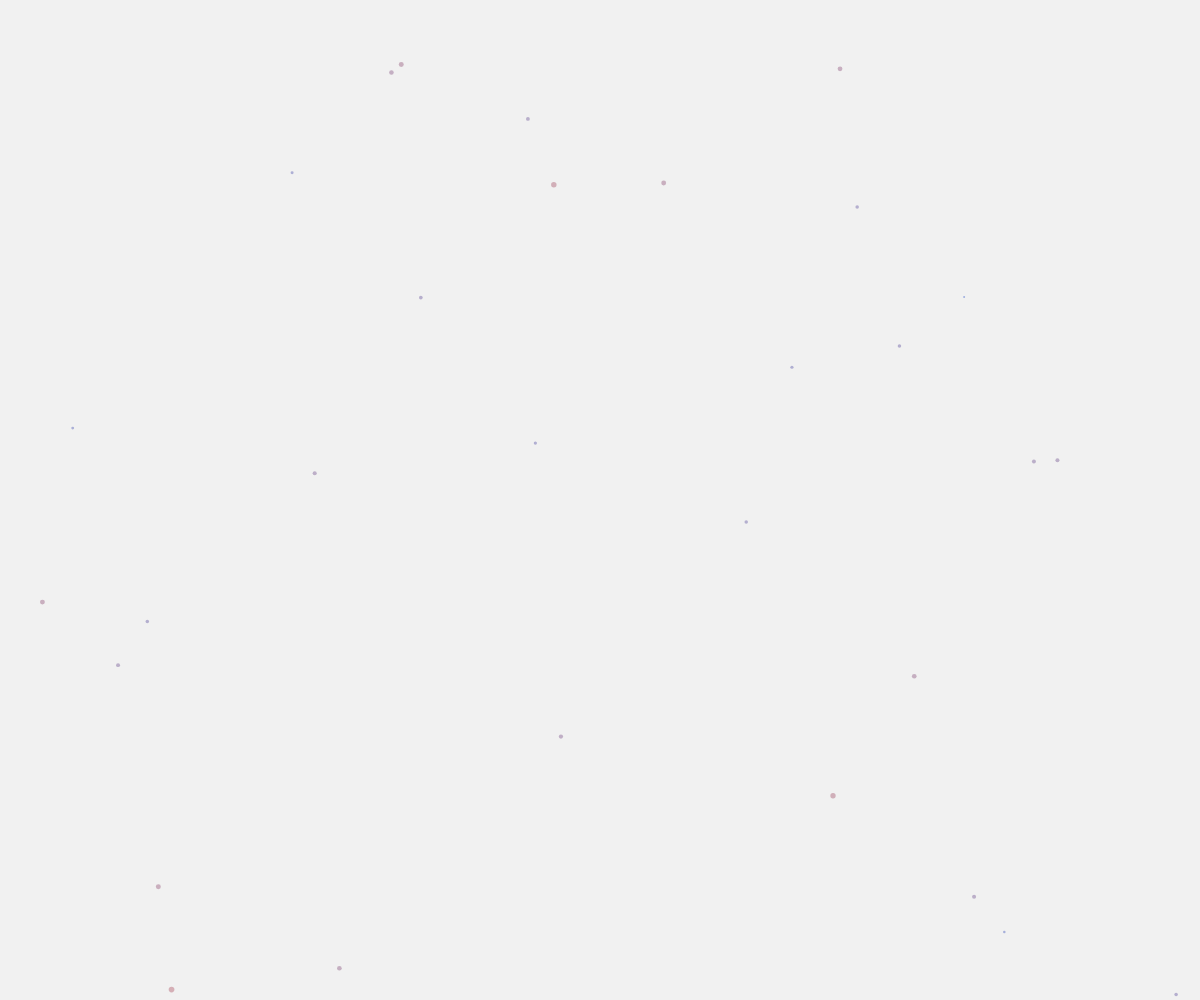
Frame 1 (no input)
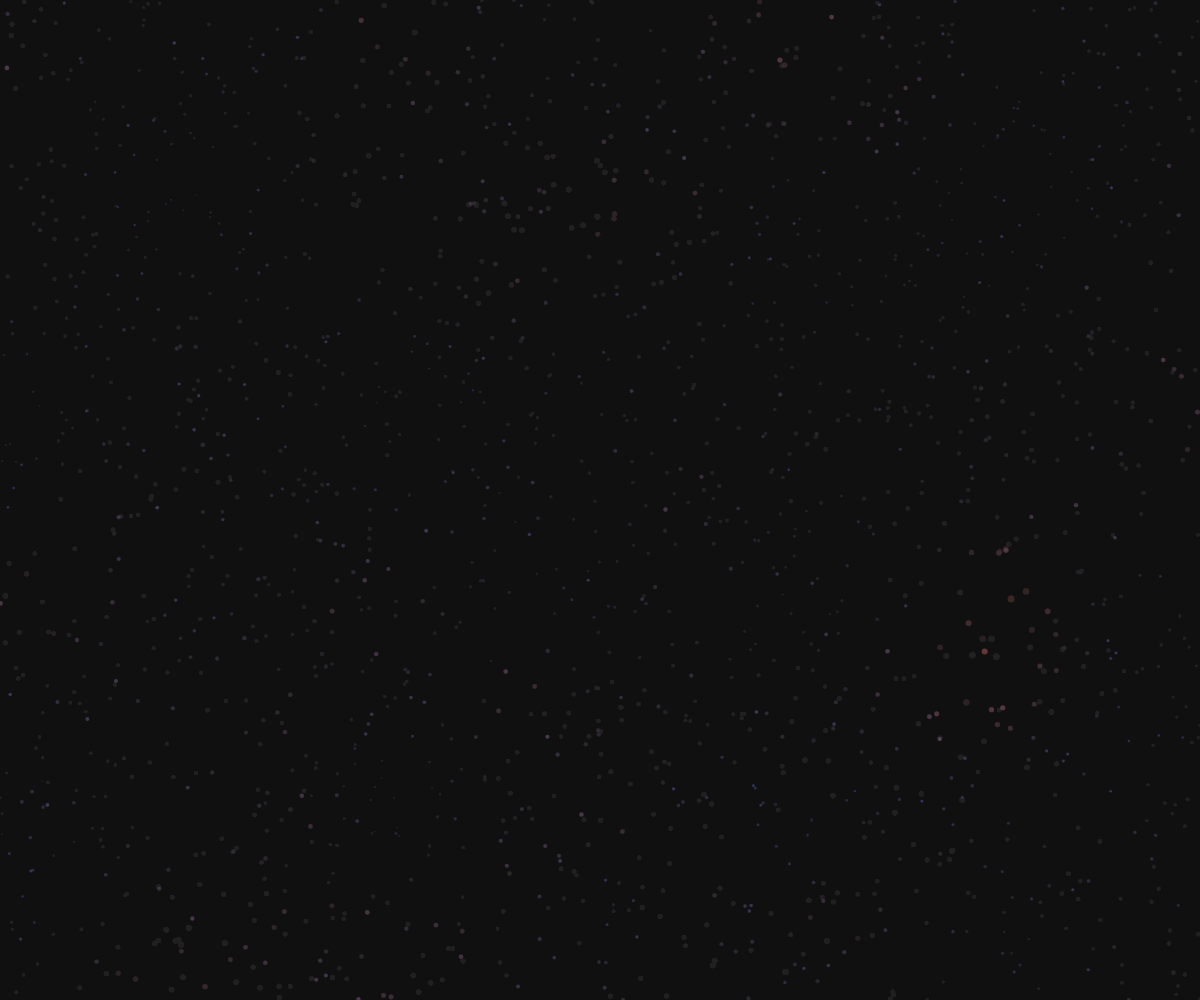
Frame 60 (no input)
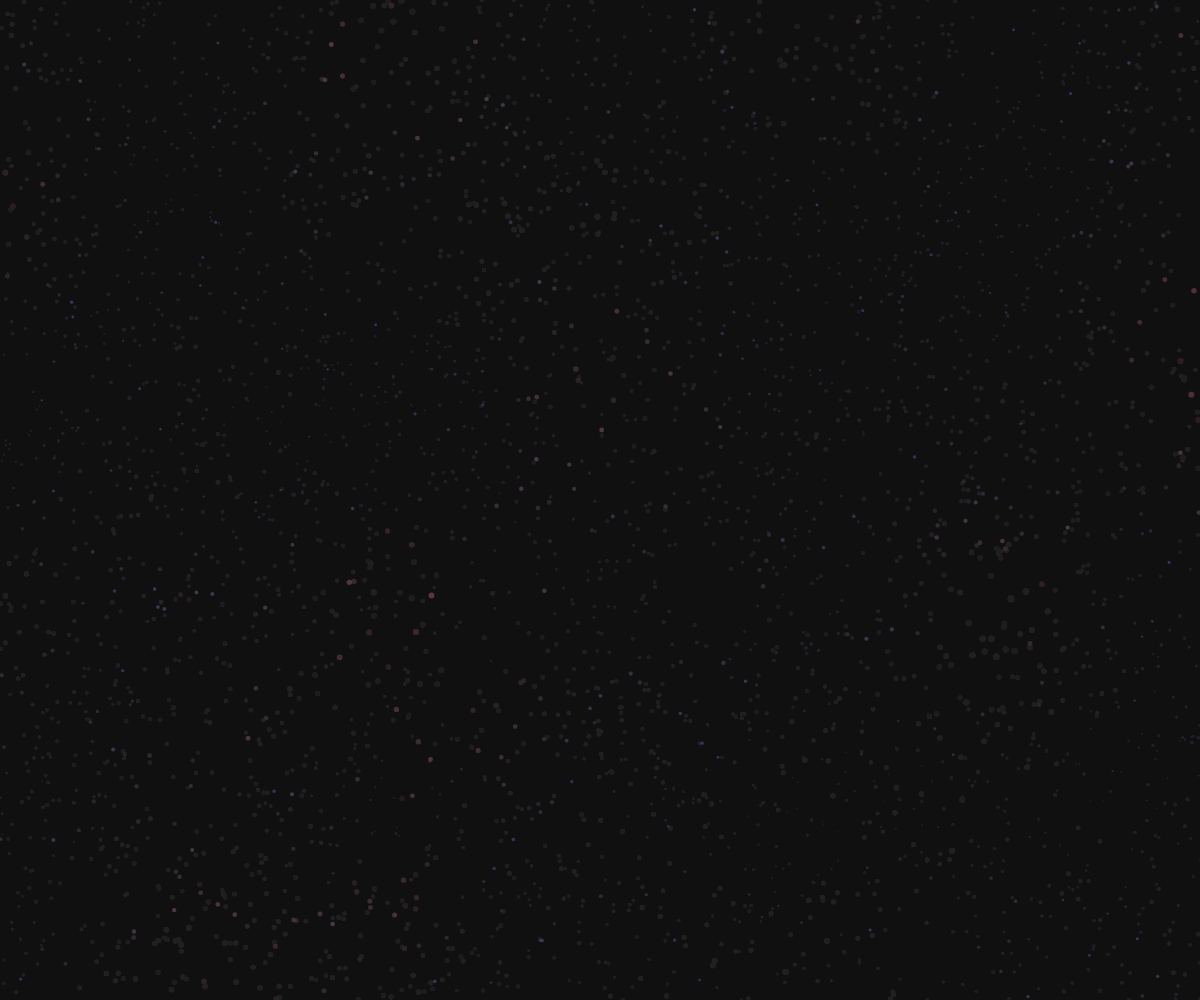
Frame 120 (the mouse pressed at the canvas centre since frame 60)

The p5.js sketch that drew these frames (run headless with seeded random() and noise() and a simulated clock; from frame 60 on, the mouse is pressed at the canvas centre):

// p5.js sketch
// ── sketch.js
function setup() {
  createCanvas(windowWidth, windowHeight);
  noStroke();
}

function draw() {
  background(20, 15);

  for (let i = 0; i < 30; i++) {
    let x = random(width);
    let y = random(height);
    let n = noise(x * 0.005, y * 0.005, frameCount * 0.01);
    let size = n * 8;
    fill(n * 255, 100, 255 - n * 200, 120);
    ellipse(x, y, size);
  }
}

function windowResized() {
  resizeCanvas(windowWidth, windowHeight);
}
